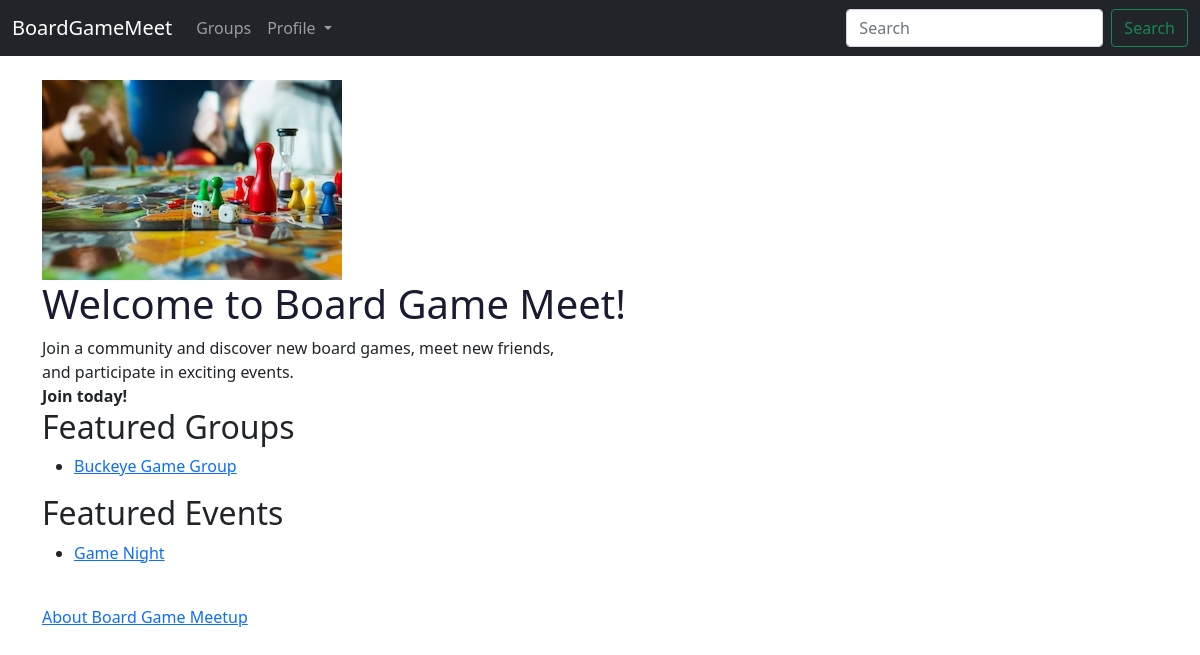
/, run on an earlier commit of the app's database.
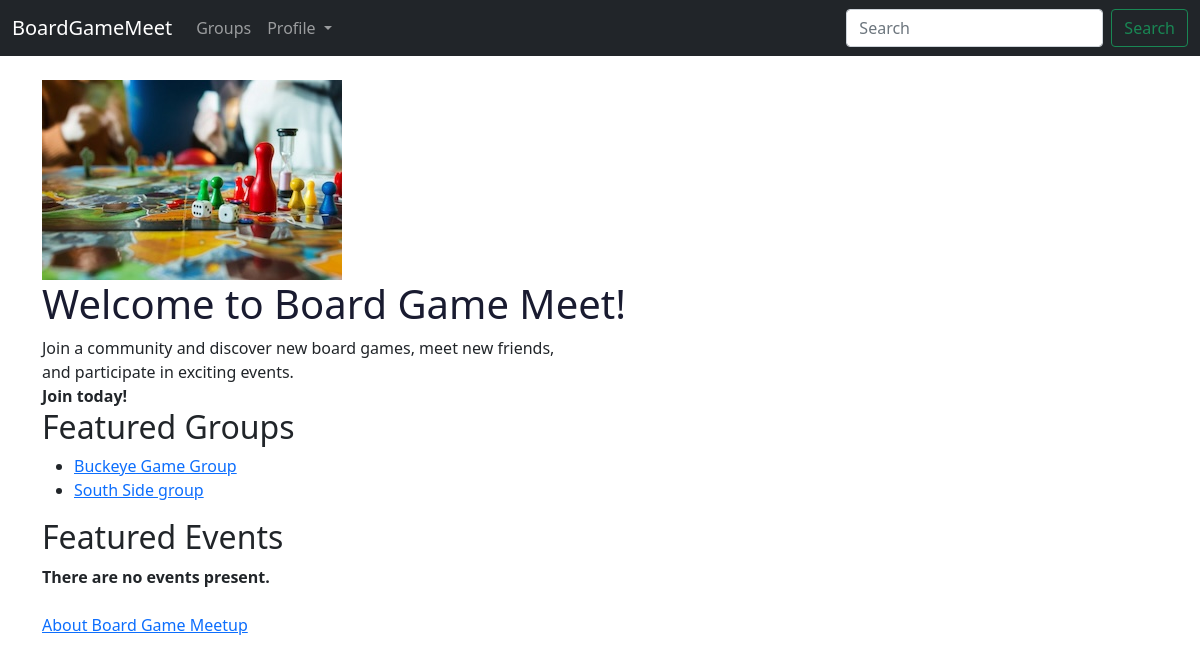
And on a later commit of the database.
### boardgame/models.py (models this page shows, shortened)
class Group(models.Model):
    name = models.CharField(max_length=100)
    description = models.TextField()
    location = models.CharField(max_length=255)
    members = models.ManyToManyField(User, through='GroupMembers')
    slug = models.SlugField(unique=True)

class Event(models.Model):
    group = models.ForeignKey(Group, on_delete=models.CASCADE)
    title = models.CharField(max_length=100)
    description = models.TextField()
    date_time = models.DateTimeField()
    location = models.CharField(max_length=255)
    attendees = models.ManyToManyField(User, through='EventAttendance')

### boardgame/views.py (the view)
# urls.py: path("",views.home, name="home"),
def home(request):
    group_list = Group.objects.all().order_by('name')
    event_list = Event.objects.all().order_by('title')
    context_dict = {
        'boldmessage': 'Join today!',
        'groups': group_list,
        'events': event_list
    }
    return render(request, 'boardgame/home.html', context=context_dict)

### boardgame/templates/boardgame/home.html (shortened to what this page needs)
{% extends 'boardgame/base.html' %}
{% load static %}
{% block content %}
    <head>
        <link rel="stylesheet" type ="text/css" href="{% static 'boardgame/style.css' %}">
        <img src="{% static 'boardgame/images/boardgamehome.jpeg' %}" alt="Board Game Home" />
    </head>
    <body>
        <h1 class = "test" >Welcome to Board Game Meet!</h1>
        <div>
            Join a community and discover new board games, meet new friends, <br>
            and participate in exciting events. <br />
            <strong>{{ boldmessage }}</strong><br /> </div>
        <div>
        <div>
            <h2>Featured Groups</h2>
            {% if groups %}
                <ul>
                    {% for group in groups %}
                        <li>
                            <a href="{% url 'group_profile' group.slug %}">{{ group.name }}</a>
                        </li>
                    {% endfor %}
                </ul>
            {% else %}
                <strong>There are no groups present.</strong>
            {% endif %}
        </div>
        <div>
            <h2>Featured Events</h2>
            {% if events %}
                <ul>
                    {% for event in events %}
                    <li>
                        <a href="{% url 'event_details' event.id %}">{{ event.title }}</a>
                    </li>
                    {% endfor %}
                </ul>
            {% else %}
                <strong>There are no events present.</strong>
            {% endif %}
        </div>
        <br>
        <div>
            <a href="/boardgame/about/">About Board Game Meetup</a><br />
        </div>
     </body>
{% endblock %}

### boardgame/templates/boardgame/base.html (shortened to what this page needs)
<!doctype html>
<html lang="en">
  <head>
    <link href="https://cdn.jsdelivr.net/npm/bootstrap@5.0.2/dist/css/bootstrap.min.css" rel="stylesheet">
  </head>
  <body>
    {% include 'boardgame/navbar.html' %}
    <br/>
    <div class="container">
      {% block content %}
      {% endblock %}
    </div>
  </body>
</html>

### boardgame/templates/boardgame/navbar.html (shortened to what this page needs)
<nav class="navbar navbar-expand-lg navbar-dark bg-dark">
  <div class="container-fluid">
    <a class="navbar-brand" href="{% url 'home' %}">BoardGameMeet</a>
    <div class="collapse navbar-collapse" id="navbarSupportedContent">
      <ul class="navbar-nav me-auto mb-2 mb-lg-0">
        <li class="nav-item">
          <a class="nav-link" href="{% url 'create_group' %}">Groups</a>
        </li>
        <li class="nav-item dropdown">
          <a class="nav-link dropdown-toggle" href="#" id="navbarDropdown" role="button" data-bs-toggle="dropdown" aria-expanded="false">
            Profile
          </a>
        </li>
      </ul>
      <form class="d-flex">
        <input class="form-control me-2" type="search" placeholder="Search" aria-label="Search">
        <button class="btn btn-outline-success" type="submit">Search</button>
      </form>
    </div>
  </div>
</nav>

### boardgame/static/boardgame/style.css (style rules this page uses)
.test { color: rgb(25, 27, 48); }

What changed in the data, as far as the page shows it:
removed Event: title "Game Night"
added Group: name "South Side group"
Also different on the page:
text now shown: "There are no events present."
